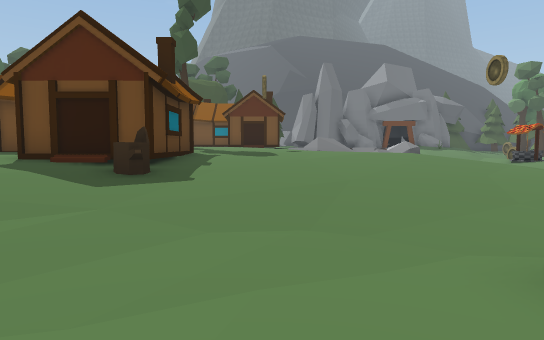
View 1 (above)

24 first-person views from a walk through a scene from a Unity 3-D project. The camera is 1.3 m above the floor, tilts 4° down and sees 75° across. The floor is counted in squares, 1.8 m on a side. Each view is taken from the middle of a square. On the plan, view 1 faces up. The plan holds only what a view shows up to about 11 squares ahead; the rest is blank. The place goes on beyond the plan. The player character is not drawn. Some animated figures are not drawn. Some surface patterns are stand-ins.

View 2
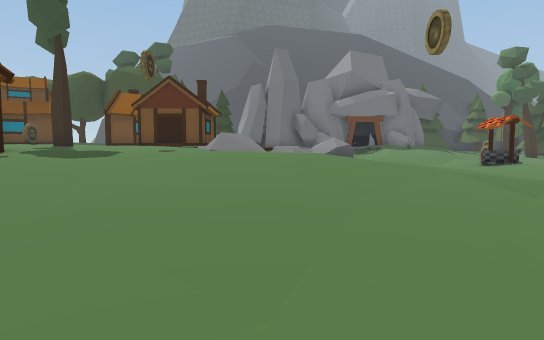

View 3
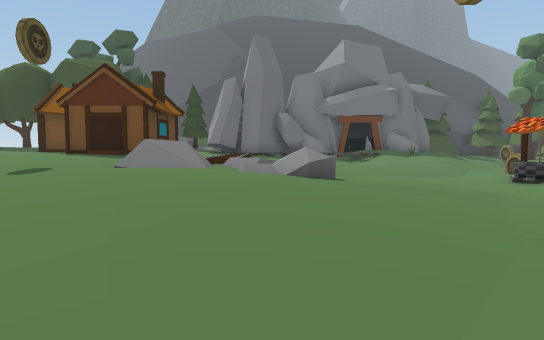

View 4
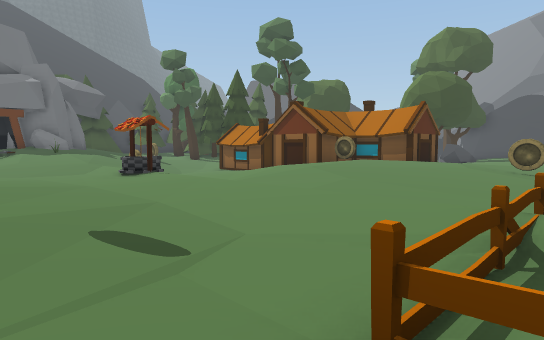

View 5
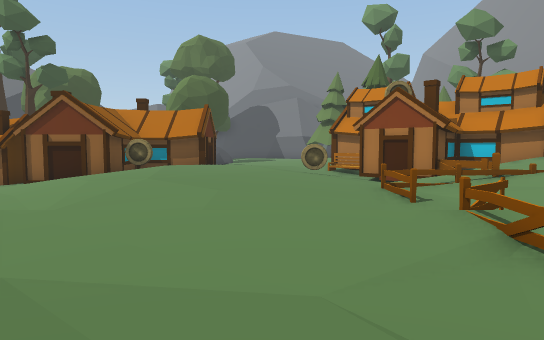

View 6
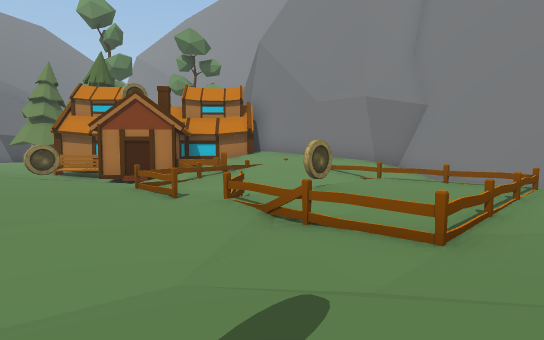

View 7
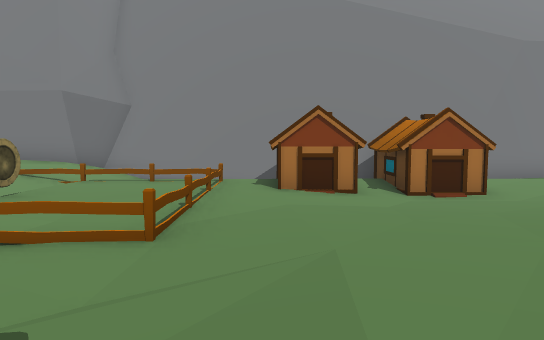

View 8
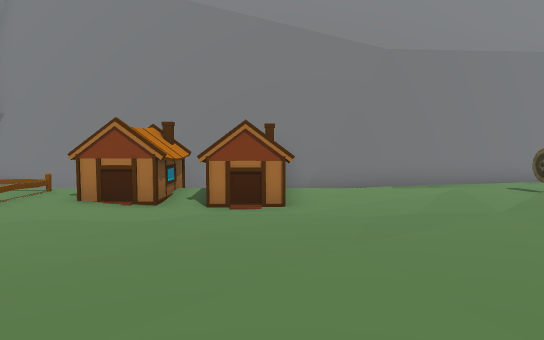

View 9
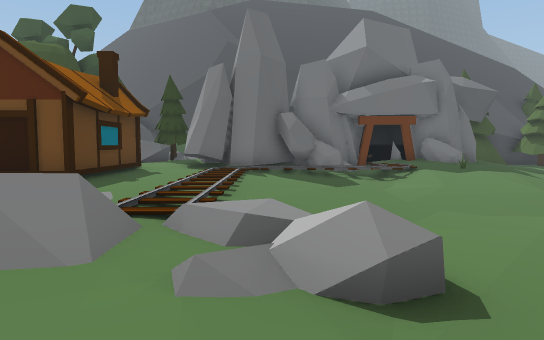

View 10
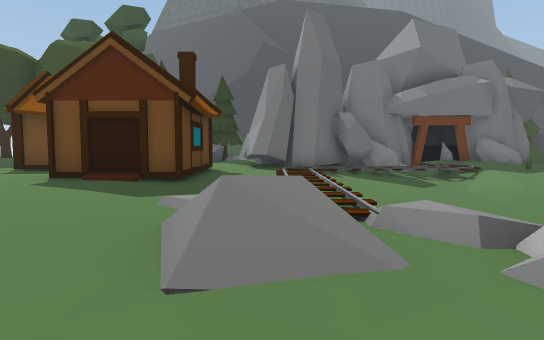

View 11
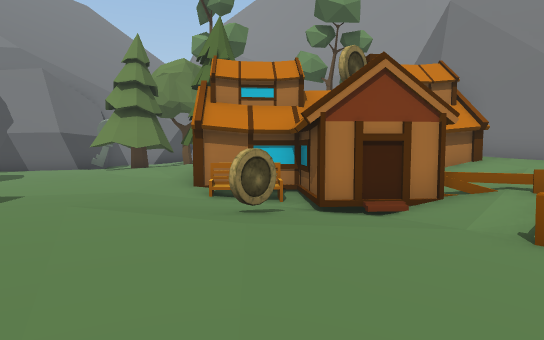

View 12
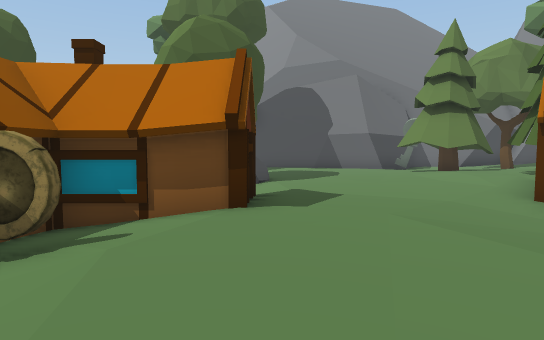

View 13
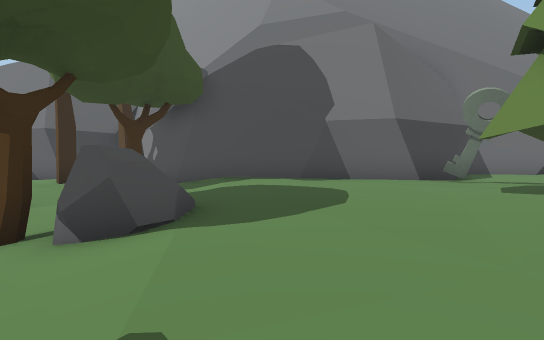

View 14
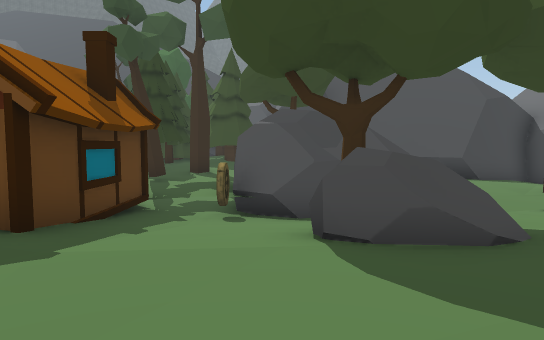

View 15
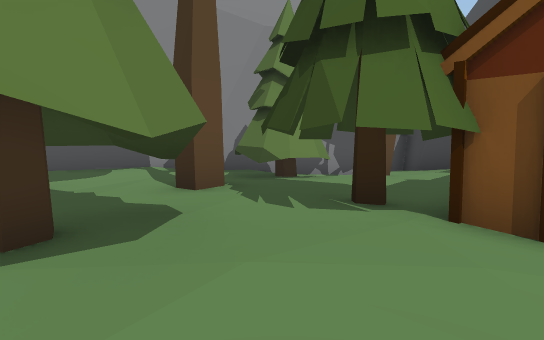

View 16
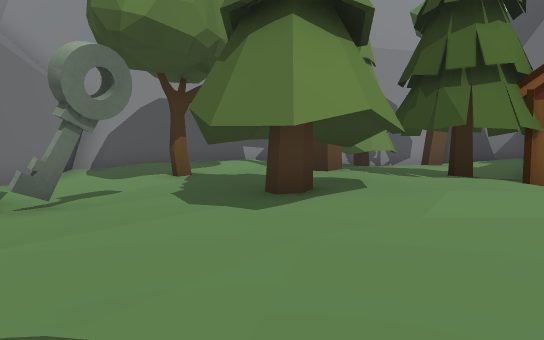

View 17
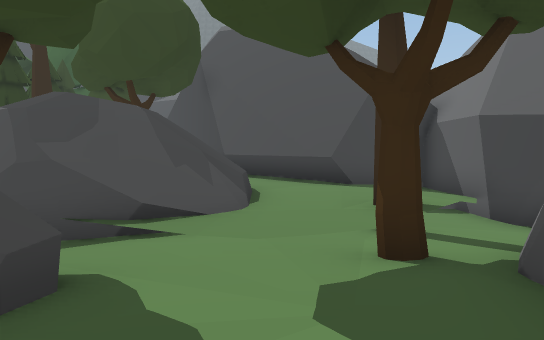

View 18
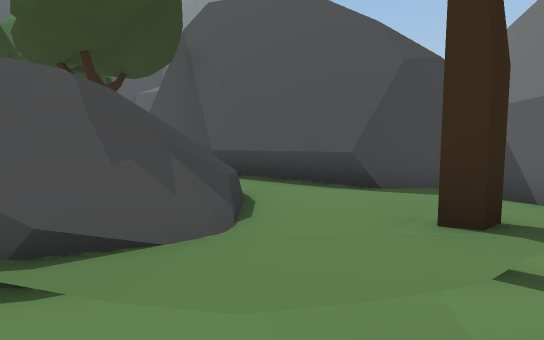

View 19
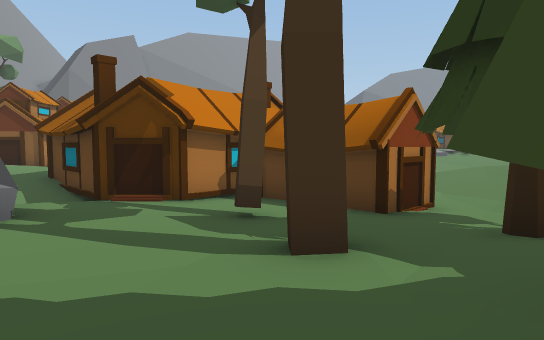

View 20
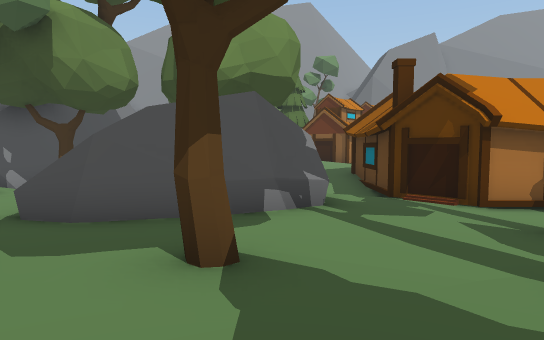

View 21
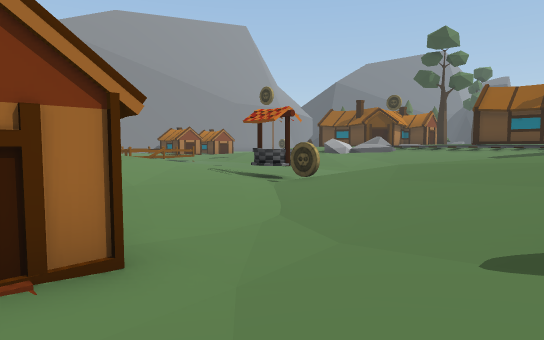

View 22
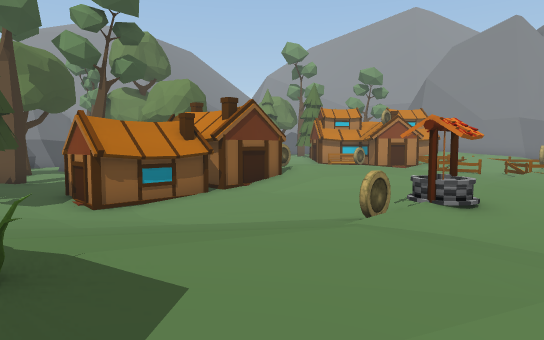

View 23
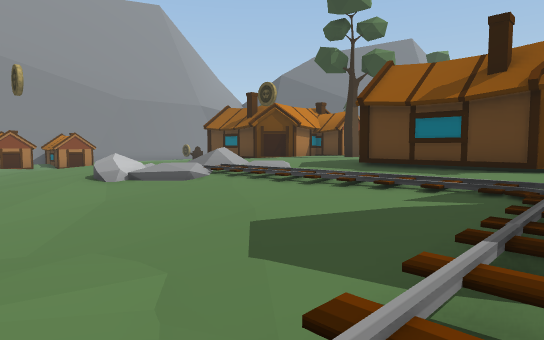

View 24
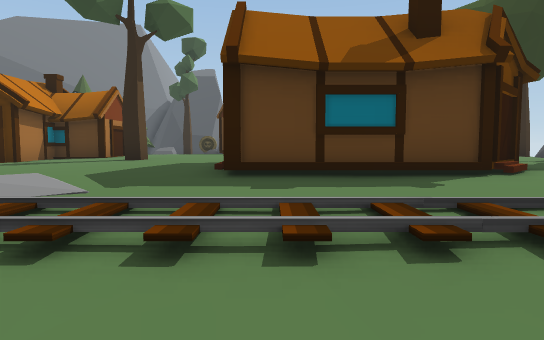

### Floor plan
Key: @ floor where view 1 was taken; # wall or solid block; . main floor; : floor 0.25 m higher than the main floor; - floor 0.25 m lower than the main floor; + floor 0.5 m higher than the main floor; _ floor 0.5 m lower than the main floor; * floor 0.75 m higher than the main floor; < floor 0.75 m lower than the main floor; % floor 1 m higher than the main floor; & floor 1.25 m higher than the main floor; / step, stairs or slope; = window, fence, low wall or low ledge; ^ raised ledge; H house; S stump; W well; T tree; R rock; F fence; B bench; K key; O other object.
Columns run from 6 left of view 1 to 31 right of it. Each row starts with its distance up from view 1.
 21      #%## *//O/%O*+:.--- .TTT: #
 20       H%%%**+:+**+:.-__--T....:##
 19  &#   #%%**++::++:.-____--TT....##
 18   &%  #%%**+::::+.-_<<##H---..T..#####
 17    &###%*/++:.....-___##H-T-......##-#
 16   &&&%%%*/++:.--.O____H#H---.###^----#
 15  &&&&%%%%/+::...W_----####--^####----#
 14  &&T%%%&%//+::..WW--..#####/#####--T<T
 13  &%%%%%/ //+::...-..::#####_O<</--/__
 12 ##%%%%%%/**R+:..:.::++:O. #___T_--T##
 11  ###%%%%%%*+::..:.:+++++H #---R --.#
 10     %%%%%%%*+:..:.:++++++::...R/..:#
  9 #H  #*******+:..:.::+++++:::::....##
  8 %%H H*****++:...:.:::++:::::::::::#
  7  % ##*+++++::...:-..:::O.:::::::::##
  6  **/++++:::::.=-=-===..../::++TT::.#
  5   *+S::::::::=#===##=.##BB#:++TTT:K#
  4    +:::......=#.O=##::######TTTTT..#
  3    ::.....-..= :O-.:F=##   HTT++:....#
  2   :::...H#H#H=#::.:+**H#   #T+T+::..##
  1   O::... HHH =#===+*%HH#   +TT+++T:.#
  0  .....@.HH#HH#=   +  ###  +TTT+++++:#
 -1 ...############# +########+   ########
 -2 ####         ######      #: ###
 -3                          ####
 -4                          #

Where each view was taken, in squares from view 1:
view 1: 0 up, 0 right, facing up
view 2: 3 up, 3 right, facing up
view 3: 6 up, 4 right, facing up
view 4: 5 up, 6 right, facing up-right
view 5: 8 up, 6 right, facing right
view 6: 9 up, 6 right, facing down-right
view 7: 9 up, 6 right, facing down
view 8: 9 up, 2 right, facing down
view 9: 10 up, 4 right, facing up
view 10: 10 up, 2 right, facing up
view 11: 10 up, 13 right, facing down-right
view 12: 10 up, 14 right, facing right
view 13: 9 up, 20 right, facing right
view 14: 7 up, 23 right, facing up
view 15: 7 up, 23 right, facing down
view 16: 9 up, 25 right, facing down
view 17: 9 up, 27 right, facing up
view 18: 11 up, 27 right, facing up
view 19: 21 up, 23 right, facing down-left
view 20: 21 up, 23 right, facing down
view 21: 21 up, 17 right, facing down-left
view 22: 21 up, 8 right, facing down-right
view 23: 21 up, 8 right, facing down-left
view 24: 17 up, 5 right, facing left
